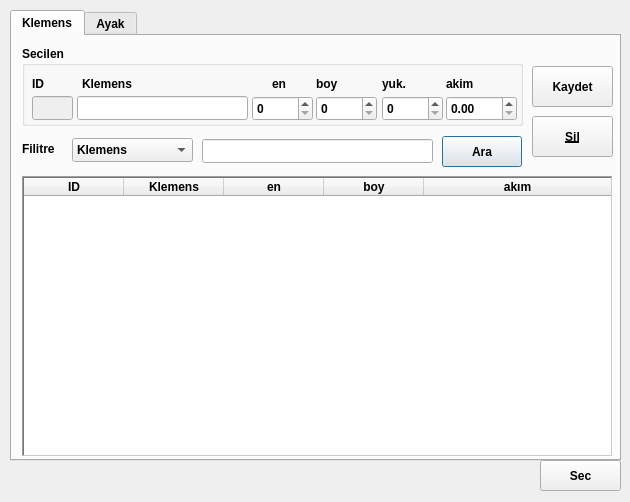
<?xml version="1.0" encoding="UTF-8"?>
<ui version="4.0">
 <class>Dialog</class>
 <widget class="QDialog" name="Dialog">
  <property name="geometry">
   <rect>
    <x>0</x>
    <y>0</y>
    <width>630</width>
    <height>502</height>
   </rect>
  </property>
  <property name="windowTitle">
   <string>Dialog</string>
  </property>
  <widget class="QTabWidget" name="tabWidget">
   <property name="geometry">
    <rect>
     <x>10</x>
     <y>10</y>
     <width>611</width>
     <height>451</height>
    </rect>
   </property>
   <property name="font">
    <font>
     <weight>75</weight>
     <bold>true</bold>
    </font>
   </property>
   <property name="currentIndex">
    <number>0</number>
   </property>
   <widget class="QWidget" name="tab">
    <attribute name="title">
     <string>Klemens</string>
    </attribute>
    <widget class="QTableWidget" name="tableWidget_klemens">
     <property name="geometry">
      <rect>
       <x>10</x>
       <y>140</y>
       <width>591</width>
       <height>281</height>
      </rect>
     </property>
     <property name="frameShape">
      <enum>QFrame::WinPanel</enum>
     </property>
     <property name="editTriggers">
      <set>QAbstractItemView::AnyKeyPressed</set>
     </property>
     <property name="selectionMode">
      <enum>QAbstractItemView::SingleSelection</enum>
     </property>
     <property name="selectionBehavior">
      <enum>QAbstractItemView::SelectRows</enum>
     </property>
     <property name="sortingEnabled">
      <bool>true</bool>
     </property>
     <attribute name="horizontalHeaderStretchLastSection">
      <bool>true</bool>
     </attribute>
     <attribute name="verticalHeaderShowSortIndicator" stdset="0">
      <bool>false</bool>
     </attribute>
     <column>
      <property name="text">
       <string>ID</string>
      </property>
     </column>
     <column>
      <property name="text">
       <string>Klemens</string>
      </property>
     </column>
     <column>
      <property name="text">
       <string>en</string>
      </property>
     </column>
     <column>
      <property name="text">
       <string>boy</string>
      </property>
     </column>
     <column>
      <property name="text">
       <string>akım</string>
      </property>
     </column>
    </widget>
    <widget class="QLabel" name="label_5">
     <property name="geometry">
      <rect>
       <x>10</x>
       <y>105</y>
       <width>81</width>
       <height>16</height>
      </rect>
     </property>
     <property name="font">
      <font>
       <weight>75</weight>
       <bold>true</bold>
      </font>
     </property>
     <property name="text">
      <string>Filitre</string>
     </property>
    </widget>
    <widget class="QGroupBox" name="groupBox">
     <property name="geometry">
      <rect>
       <x>10</x>
       <y>10</y>
       <width>501</width>
       <height>80</height>
      </rect>
     </property>
     <property name="font">
      <font>
       <weight>75</weight>
       <bold>true</bold>
      </font>
     </property>
     <property name="title">
      <string>Secilen</string>
     </property>
     <widget class="QLineEdit" name="lineEdit_ID_klemens">
      <property name="enabled">
       <bool>false</bool>
      </property>
      <property name="geometry">
       <rect>
        <x>10</x>
        <y>50</y>
        <width>41</width>
        <height>24</height>
       </rect>
      </property>
     </widget>
     <widget class="QLineEdit" name="lineEdit_klemens_name">
      <property name="geometry">
       <rect>
        <x>55</x>
        <y>50</y>
        <width>171</width>
        <height>24</height>
       </rect>
      </property>
     </widget>
     <widget class="QDoubleSpinBox" name="doubleSpinBox_klemens_a">
      <property name="enabled">
       <bool>true</bool>
      </property>
      <property name="geometry">
       <rect>
        <x>230</x>
        <y>50</y>
        <width>61</width>
        <height>25</height>
       </rect>
      </property>
      <property name="decimals">
       <number>0</number>
      </property>
      <property name="maximum">
       <double>10000.000000000000000</double>
      </property>
     </widget>
     <widget class="QDoubleSpinBox" name="doubleSpinBox_klemens_b">
      <property name="enabled">
       <bool>true</bool>
      </property>
      <property name="geometry">
       <rect>
        <x>294</x>
        <y>50</y>
        <width>61</width>
        <height>25</height>
       </rect>
      </property>
      <property name="decimals">
       <number>0</number>
      </property>
      <property name="maximum">
       <double>10000.000000000000000</double>
      </property>
     </widget>
     <widget class="QLabel" name="label">
      <property name="geometry">
       <rect>
        <x>10</x>
        <y>30</y>
        <width>55</width>
        <height>16</height>
       </rect>
      </property>
      <property name="font">
       <font>
        <weight>75</weight>
        <bold>true</bold>
       </font>
      </property>
      <property name="text">
       <string>ID</string>
      </property>
     </widget>
     <widget class="QLabel" name="label_2">
      <property name="geometry">
       <rect>
        <x>60</x>
        <y>30</y>
        <width>151</width>
        <height>16</height>
       </rect>
      </property>
      <property name="font">
       <font>
        <weight>75</weight>
        <bold>true</bold>
       </font>
      </property>
      <property name="text">
       <string>Klemens</string>
      </property>
     </widget>
     <widget class="QLabel" name="label_3">
      <property name="geometry">
       <rect>
        <x>250</x>
        <y>30</y>
        <width>55</width>
        <height>16</height>
       </rect>
      </property>
      <property name="font">
       <font>
        <weight>75</weight>
        <bold>true</bold>
       </font>
      </property>
      <property name="text">
       <string>en</string>
      </property>
     </widget>
     <widget class="QLabel" name="label_4">
      <property name="geometry">
       <rect>
        <x>294</x>
        <y>30</y>
        <width>55</width>
        <height>16</height>
       </rect>
      </property>
      <property name="font">
       <font>
        <weight>75</weight>
        <bold>true</bold>
       </font>
      </property>
      <property name="text">
       <string>boy</string>
      </property>
     </widget>
     <widget class="QDoubleSpinBox" name="doubleSpinBox_klemens_akim">
      <property name="enabled">
       <bool>true</bool>
      </property>
      <property name="geometry">
       <rect>
        <x>424</x>
        <y>50</y>
        <width>71</width>
        <height>25</height>
       </rect>
      </property>
      <property name="decimals">
       <number>2</number>
      </property>
      <property name="maximum">
       <double>10000.000000000000000</double>
      </property>
      <property name="singleStep">
       <double>0.100000000000000</double>
      </property>
     </widget>
     <widget class="QLabel" name="label_11">
      <property name="geometry">
       <rect>
        <x>424</x>
        <y>30</y>
        <width>55</width>
        <height>16</height>
       </rect>
      </property>
      <property name="font">
       <font>
        <weight>75</weight>
        <bold>true</bold>
       </font>
      </property>
      <property name="text">
       <string>akim</string>
      </property>
     </widget>
     <widget class="QLabel" name="label_13">
      <property name="geometry">
       <rect>
        <x>360</x>
        <y>30</y>
        <width>55</width>
        <height>16</height>
       </rect>
      </property>
      <property name="font">
       <font>
        <weight>75</weight>
        <bold>true</bold>
       </font>
      </property>
      <property name="text">
       <string>yuk.</string>
      </property>
     </widget>
     <widget class="QDoubleSpinBox" name="doubleSpinBox_klemens_c">
      <property name="enabled">
       <bool>true</bool>
      </property>
      <property name="geometry">
       <rect>
        <x>360</x>
        <y>50</y>
        <width>61</width>
        <height>25</height>
       </rect>
      </property>
      <property name="decimals">
       <number>0</number>
      </property>
      <property name="maximum">
       <double>10000.000000000000000</double>
      </property>
     </widget>
    </widget>
    <widget class="QLineEdit" name="lineEdit_klemens">
     <property name="geometry">
      <rect>
       <x>190</x>
       <y>103</y>
       <width>231</width>
       <height>24</height>
      </rect>
     </property>
    </widget>
    <widget class="QPushButton" name="pushButton_ara_klemens">
     <property name="geometry">
      <rect>
       <x>430</x>
       <y>100</y>
       <width>80</width>
       <height>31</height>
      </rect>
     </property>
     <property name="font">
      <font>
       <weight>75</weight>
       <bold>true</bold>
      </font>
     </property>
     <property name="text">
      <string>Ara</string>
     </property>
    </widget>
    <widget class="QComboBox" name="comboBox_klemens">
     <property name="geometry">
      <rect>
       <x>60</x>
       <y>102</y>
       <width>121</width>
       <height>24</height>
      </rect>
     </property>
     <item>
      <property name="text">
       <string>Klemens</string>
      </property>
     </item>
     <item>
      <property name="text">
       <string>en</string>
      </property>
     </item>
     <item>
      <property name="text">
       <string>boy</string>
      </property>
     </item>
     <item>
      <property name="text">
       <string>yuk</string>
      </property>
     </item>
     <item>
      <property name="text">
       <string>akim</string>
      </property>
     </item>
    </widget>
    <widget class="QPushButton" name="pushButton_kaydet_klemens">
     <property name="geometry">
      <rect>
       <x>520</x>
       <y>30</y>
       <width>81</width>
       <height>41</height>
      </rect>
     </property>
     <property name="font">
      <font>
       <weight>75</weight>
       <bold>true</bold>
      </font>
     </property>
     <property name="text">
      <string>Kaydet</string>
     </property>
    </widget>
    <widget class="QPushButton" name="pushButton_sil_klemens">
     <property name="geometry">
      <rect>
       <x>520</x>
       <y>80</y>
       <width>81</width>
       <height>41</height>
      </rect>
     </property>
     <property name="font">
      <font>
       <weight>75</weight>
       <bold>true</bold>
       <underline>true</underline>
      </font>
     </property>
     <property name="text">
      <string>Sil</string>
     </property>
    </widget>
   </widget>
   <widget class="QWidget" name="tab_2">
    <attribute name="title">
     <string>Ayak</string>
    </attribute>
    <widget class="QTableWidget" name="tableWidget_ayak">
     <property name="geometry">
      <rect>
       <x>10</x>
       <y>140</y>
       <width>591</width>
       <height>281</height>
      </rect>
     </property>
     <property name="frameShape">
      <enum>QFrame::WinPanel</enum>
     </property>
     <property name="editTriggers">
      <set>QAbstractItemView::AnyKeyPressed</set>
     </property>
     <property name="selectionMode">
      <enum>QAbstractItemView::SingleSelection</enum>
     </property>
     <property name="selectionBehavior">
      <enum>QAbstractItemView::SelectRows</enum>
     </property>
     <column>
      <property name="text">
       <string>ID</string>
      </property>
     </column>
     <column>
      <property name="text">
       <string>Ayak</string>
      </property>
     </column>
     <column>
      <property name="text">
       <string>en</string>
      </property>
     </column>
     <column>
      <property name="text">
       <string>boy</string>
      </property>
     </column>
    </widget>
    <widget class="QGroupBox" name="groupBox_2">
     <property name="geometry">
      <rect>
       <x>10</x>
       <y>10</y>
       <width>501</width>
       <height>80</height>
      </rect>
     </property>
     <property name="font">
      <font>
       <weight>75</weight>
       <bold>true</bold>
      </font>
     </property>
     <property name="title">
      <string>Secilen</string>
     </property>
     <widget class="QLineEdit" name="lineEdit_ID_ayak">
      <property name="enabled">
       <bool>false</bool>
      </property>
      <property name="geometry">
       <rect>
        <x>10</x>
        <y>50</y>
        <width>41</width>
        <height>24</height>
       </rect>
      </property>
     </widget>
     <widget class="QLineEdit" name="lineEdit_ayak_name">
      <property name="geometry">
       <rect>
        <x>55</x>
        <y>50</y>
        <width>191</width>
        <height>24</height>
       </rect>
      </property>
     </widget>
     <widget class="QDoubleSpinBox" name="doubleSpinBox_ayak_a">
      <property name="enabled">
       <bool>true</bool>
      </property>
      <property name="geometry">
       <rect>
        <x>250</x>
        <y>50</y>
        <width>71</width>
        <height>25</height>
       </rect>
      </property>
      <property name="decimals">
       <number>0</number>
      </property>
      <property name="maximum">
       <double>10000.000000000000000</double>
      </property>
     </widget>
     <widget class="QDoubleSpinBox" name="doubleSpinBox_ayak_b">
      <property name="enabled">
       <bool>true</bool>
      </property>
      <property name="geometry">
       <rect>
        <x>330</x>
        <y>50</y>
        <width>71</width>
        <height>25</height>
       </rect>
      </property>
      <property name="decimals">
       <number>0</number>
      </property>
      <property name="maximum">
       <double>10000.000000000000000</double>
      </property>
     </widget>
     <widget class="QLabel" name="label_6">
      <property name="geometry">
       <rect>
        <x>10</x>
        <y>30</y>
        <width>55</width>
        <height>16</height>
       </rect>
      </property>
      <property name="font">
       <font>
        <weight>75</weight>
        <bold>true</bold>
       </font>
      </property>
      <property name="text">
       <string>ID</string>
      </property>
     </widget>
     <widget class="QLabel" name="label_7">
      <property name="geometry">
       <rect>
        <x>60</x>
        <y>30</y>
        <width>151</width>
        <height>16</height>
       </rect>
      </property>
      <property name="font">
       <font>
        <weight>75</weight>
        <bold>true</bold>
       </font>
      </property>
      <property name="text">
       <string>Ayak</string>
      </property>
     </widget>
     <widget class="QLabel" name="label_8">
      <property name="geometry">
       <rect>
        <x>250</x>
        <y>30</y>
        <width>55</width>
        <height>16</height>
       </rect>
      </property>
      <property name="font">
       <font>
        <weight>75</weight>
        <bold>true</bold>
       </font>
      </property>
      <property name="text">
       <string>en</string>
      </property>
     </widget>
     <widget class="QLabel" name="label_9">
      <property name="geometry">
       <rect>
        <x>330</x>
        <y>30</y>
        <width>55</width>
        <height>16</height>
       </rect>
      </property>
      <property name="font">
       <font>
        <weight>75</weight>
        <bold>true</bold>
       </font>
      </property>
      <property name="text">
       <string>boy</string>
      </property>
     </widget>
     <widget class="QLabel" name="label_12">
      <property name="geometry">
       <rect>
        <x>410</x>
        <y>30</y>
        <width>55</width>
        <height>16</height>
       </rect>
      </property>
      <property name="font">
       <font>
        <weight>75</weight>
        <bold>true</bold>
       </font>
      </property>
      <property name="text">
       <string>yuk</string>
      </property>
     </widget>
     <widget class="QDoubleSpinBox" name="doubleSpinBox_ayak_c">
      <property name="enabled">
       <bool>true</bool>
      </property>
      <property name="geometry">
       <rect>
        <x>410</x>
        <y>50</y>
        <width>71</width>
        <height>25</height>
       </rect>
      </property>
      <property name="decimals">
       <number>0</number>
      </property>
      <property name="maximum">
       <double>10000.000000000000000</double>
      </property>
     </widget>
    </widget>
    <widget class="QLabel" name="label_10">
     <property name="geometry">
      <rect>
       <x>10</x>
       <y>100</y>
       <width>81</width>
       <height>16</height>
      </rect>
     </property>
     <property name="font">
      <font>
       <weight>75</weight>
       <bold>true</bold>
      </font>
     </property>
     <property name="text">
      <string>Filitre</string>
     </property>
    </widget>
    <widget class="QLineEdit" name="lineEdit_ayak">
     <property name="geometry">
      <rect>
       <x>190</x>
       <y>100</y>
       <width>231</width>
       <height>24</height>
      </rect>
     </property>
    </widget>
    <widget class="QPushButton" name="pushButton_ara_ayak">
     <property name="geometry">
      <rect>
       <x>430</x>
       <y>100</y>
       <width>80</width>
       <height>31</height>
      </rect>
     </property>
     <property name="font">
      <font>
       <weight>75</weight>
       <bold>true</bold>
      </font>
     </property>
     <property name="text">
      <string>Ara</string>
     </property>
    </widget>
    <widget class="QComboBox" name="comboBox_ayak">
     <property name="geometry">
      <rect>
       <x>60</x>
       <y>100</y>
       <width>121</width>
       <height>24</height>
      </rect>
     </property>
     <item>
      <property name="text">
       <string>Ayak</string>
      </property>
     </item>
     <item>
      <property name="text">
       <string>en</string>
      </property>
     </item>
     <item>
      <property name="text">
       <string>boy</string>
      </property>
     </item>
     <item>
      <property name="text">
       <string>yuk</string>
      </property>
     </item>
    </widget>
    <widget class="QPushButton" name="pushButton_kaydet_ayak">
     <property name="geometry">
      <rect>
       <x>520</x>
       <y>30</y>
       <width>80</width>
       <height>41</height>
      </rect>
     </property>
     <property name="font">
      <font>
       <weight>75</weight>
       <bold>true</bold>
      </font>
     </property>
     <property name="text">
      <string>Kaydet</string>
     </property>
    </widget>
    <widget class="QPushButton" name="pushButton_sil_ayak">
     <property name="geometry">
      <rect>
       <x>520</x>
       <y>80</y>
       <width>80</width>
       <height>41</height>
      </rect>
     </property>
     <property name="font">
      <font>
       <weight>75</weight>
       <bold>true</bold>
       <underline>true</underline>
      </font>
     </property>
     <property name="text">
      <string>Sil</string>
     </property>
    </widget>
   </widget>
  </widget>
  <widget class="QPushButton" name="pushButton_sec">
   <property name="geometry">
    <rect>
     <x>540</x>
     <y>460</y>
     <width>81</width>
     <height>31</height>
    </rect>
   </property>
   <property name="font">
    <font>
     <weight>75</weight>
     <bold>true</bold>
    </font>
   </property>
   <property name="text">
    <string>Sec</string>
   </property>
  </widget>
 </widget>
 <resources/>
 <connections/>
</ui>
